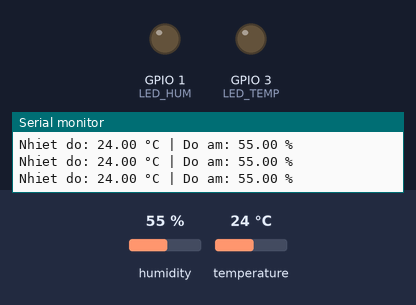
Bench run of a sketch on a simulated ESP32-C3. On the bench: output pins drawn as LEDs (lit = HIGH), the last lines printed to the serial monitor. Inputs (shaded band) come from the test bench; at power-on: humidity 55 %, temperature 24 °C.

Above: at 2.8 s.
2.9 s: humidity set to 64 %
5.6 s: humidity set to 67 %
At 7.4 s:
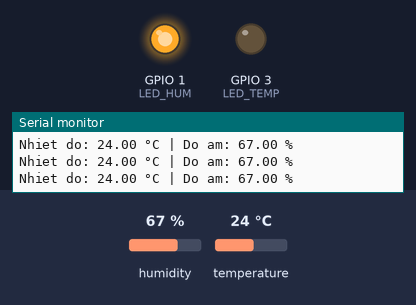
8.3 s: temperature set to 26 °C
11.3 s: temperature set to 29 °C
At 13.5 s:
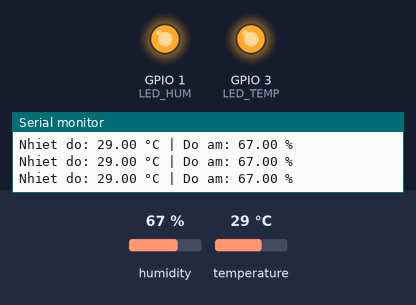
14.0 s: humidity set to 22 %
At 14.7 s:
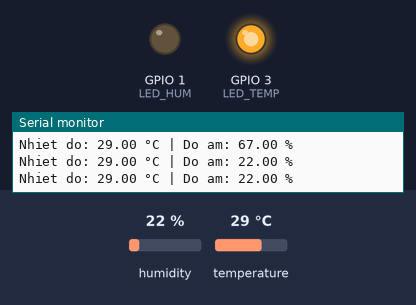
16.7 s: humidity set to 68 %
At 19.5 s:
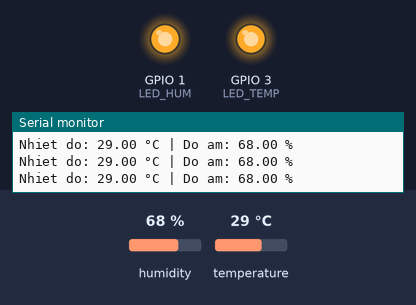
Timing chart, 0 to 20.7 s (numbered marks = the images above; inputs shaded):
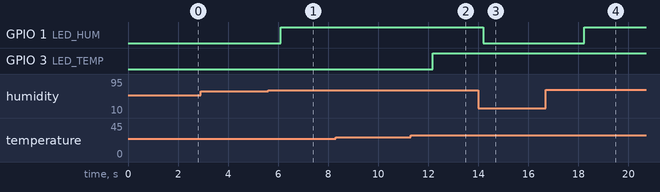

Measured:
- the behaviour switches between 65 and 66 % on humidity (found by bisection; images 0 and 1)
- the behaviour switches between 27 and 28 °C on temperature (found by bisection; images 1 and 2)
- after the input at 5.6 s, GPIO 1 (LED_HUM): LOW → HIGH after 0.50 s
- after the input at 11.3 s, GPIO 3 (LED_TEMP): LOW → HIGH after 0.87 s
- after the input at 14.0 s, GPIO 1 (LED_HUM): HIGH → LOW after 0.19 s
- after the input at 16.7 s, GPIO 1 (LED_HUM): LOW → HIGH after 1.5 s

The sketch:

doc_dht11.ino
```cpp
#include "DHT.h"

#define DHTPIN 8       // GPIO8
#define DHTTYPE DHT11

#define LED_HUM 1       // GPIO1
#define LED_TEMP 3      // GPIO3

DHT dht(DHTPIN, DHTTYPE);

void setup() {
  Serial.begin(115200);

  pinMode(LED_HUM, OUTPUT);
  pinMode(LED_TEMP, OUTPUT);

  dht.begin();

  Serial.println("Start DHT11 + ESP32-C3");
}

void loop() {
  float humidity = dht.readHumidity();
  float temperature = dht.readTemperature();

  // Kiểm tra lỗi đọc
  if (isnan(humidity) || isnan(temperature)) {
    Serial.println("Loi doc DHT11!");
    delay(500);
    return;
  }

  // In ra Serial Monitor
  Serial.print("Nhiet do: ");
  Serial.print(temperature);
  Serial.print(" °C | Do am: ");
  Serial.print(humidity);
  Serial.println(" %");

  // Điều khiển LED theo điều kiện
  if (humidity > 65) {
    digitalWrite(LED_HUM, HIGH);
  } else {
    digitalWrite(LED_HUM, LOW);
  }

  if (temperature > 27) {
    digitalWrite(LED_TEMP, HIGH);
  } else {
    digitalWrite(LED_TEMP, LOW);
  }

  delay(500); // DHT11 đọc mỗi 0,5s
}
```
